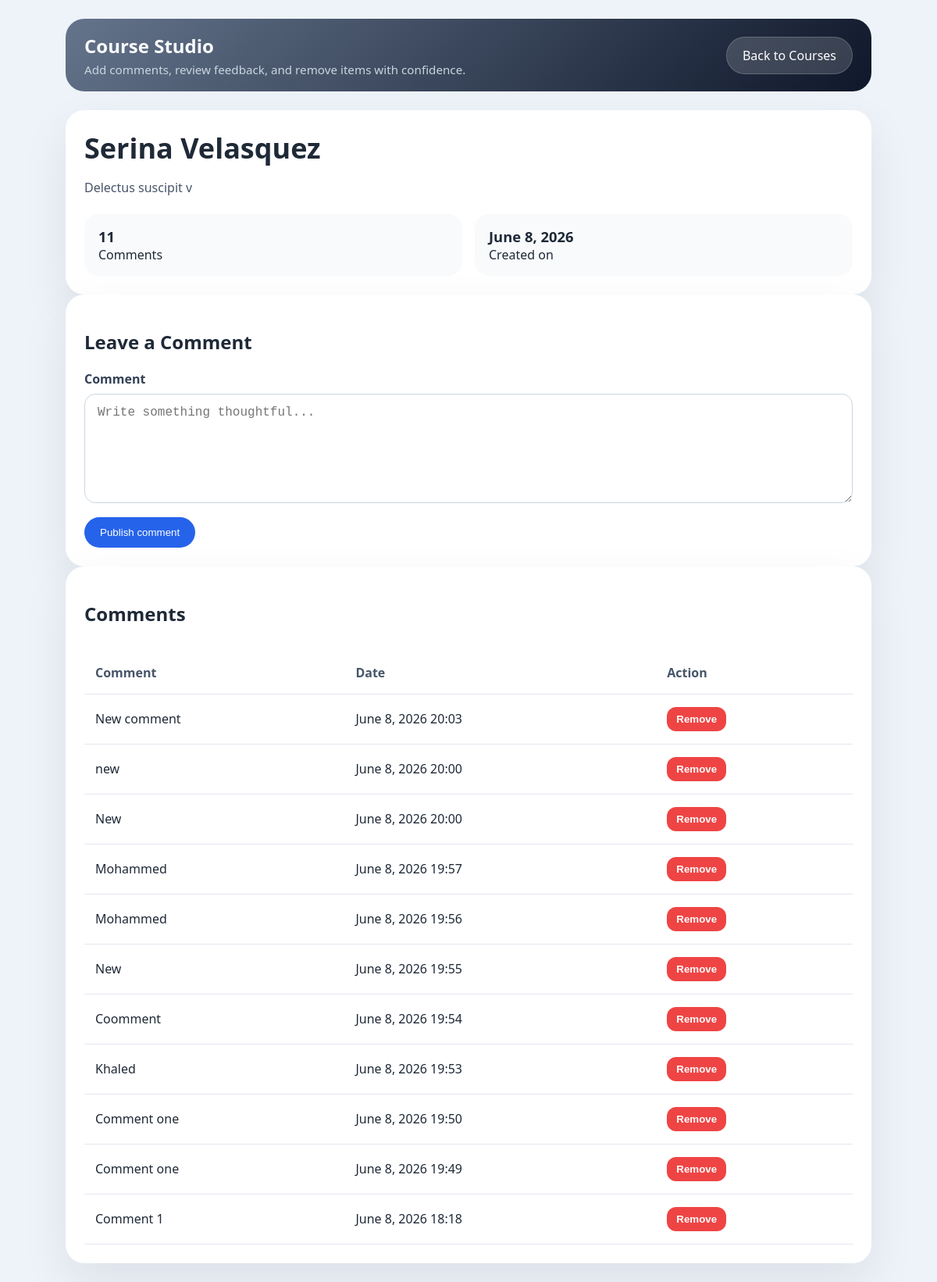
/comment/2, run on an earlier commit of the app's database.
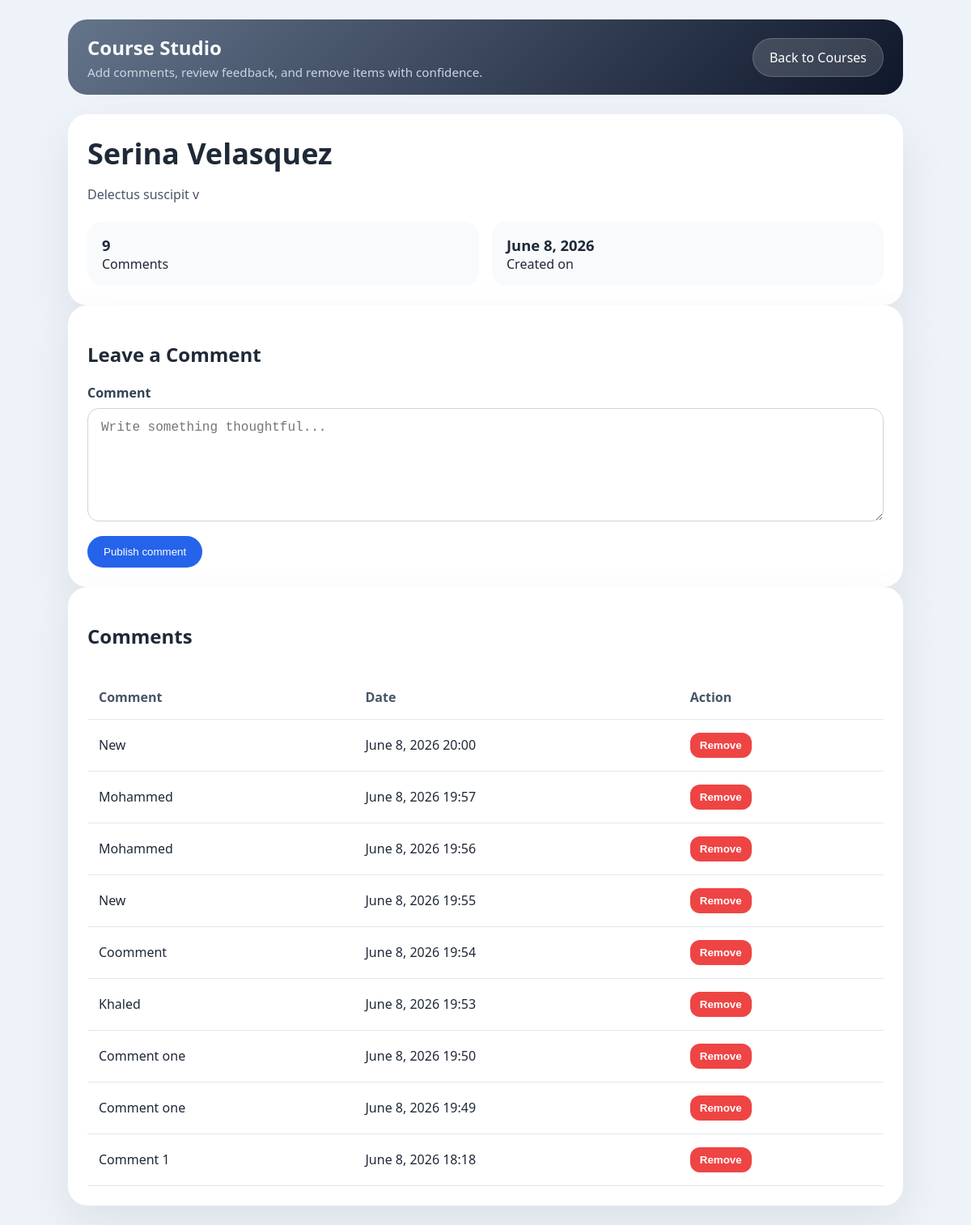
And on a later commit of the database.
### courses_app/models.py (models this page shows, shortened)
class Course(models.Model):
    name = models.CharField(max_length=100)
    date = models.DateField(auto_now_add=True)
    objects = CourseManager()

class CourseDescription(models.Model):
    course = models.OneToOneField(Course, on_delete=models.CASCADE)
    description = models.TextField()

class Comment(models.Model):
    course = models.ForeignKey(Course, on_delete=models.CASCADE, related_name='comments')
    content = models.TextField()
    date = models.DateTimeField(auto_now_add=True)

### courses_app/views.py (the view)
# urls.py: path('comment/<int:pk>', views.add_comment, name='add_comment'),
def add_comment(request, pk):
    course = Course.objects.get(pk=pk)
    description = CourseDescription.objects.get(course=course)
    comments = course.comments.order_by('-date')
    if request.method == 'POST':
        content = request.POST.get('content')
        course.comments.create(content=content)
        return redirect('add_comment', pk=pk)
    return render(request, 'course_detail.html', {
        'course': course,
        'description': description,
        'comments': comments,
    })

### courses_app/templates/course_detail.html (shortened to what this page needs)
<!DOCTYPE html>
<html lang="en">
  <head>
  </head>
  <body>
    <div class="page-shell">
      <header class="topbar">
        <div>
          <div class="brand">Course Studio</div>
          <div class="subtitle">Add comments, review feedback, and remove items with confidence.</div>
        </div>
        <a class="ghost" href="{% url 'course_list' %}">Back to Courses</a>
      </header>
      <section class="hero">
        <h1>{{ course.name }}</h1>
        <p class="description">{{ description.description }}</p>
        <div class="stats">
          <div class="stat-card">
            <strong>{{ comments|length }}</strong>
            Comments
          </div>
          <div class="stat-card">
            <strong>{{ course.date }}</strong>
            Created on
          </div>
        </div>
      </section>
      <section class="panel">
        <h2>Leave a Comment</h2>
        <form action="{% url 'add_comment' pk=course.pk %}" method="post">
          <div class="field">
            <label for="content">Comment</label>
            <textarea id="content" name="content" placeholder="Write something thoughtful..." required></textarea>
          </div>
          <button class="btn" type="submit">Publish comment</button>
        </form>
      </section>
      <section class="panel">
        <h2>Comments</h2>
        <div class="table-shell">
          <table>
            <thead>
              <tr>
                <th>Comment</th>
                <th>Date</th>
                <th>Action</th>
              </tr>
            </thead>
            <tbody>
              {% for comment in comments %}
                <tr id="comment-row-{{ comment.pk }}">
                  <td>{{ comment.content }}</td>
                  <td>{{ comment.date|date:'F j, Y H:i' }}</td>
                  <td>
                    <button type="button" class="comment-action delete-comment-button" data-delete-url="{% url 'delete_comment' pk=comment.pk %}" data-comment-id="{{ comment.pk }}">Remove</button>
                  </td>
                </tr>
              {% empty %}
                <tr>
                  <td colspan="3" style="padding: 24px; text-align: center; color: #64748b;">No comments yet — be the first to add one.</td>
                </tr>
              {% endfor %}
            </tbody>
          </table>
        </div>
      </section>
    </div>
  </body>
</html>

### courses_app/templates/course_detail.html (style rules this page uses)
:root { color-scheme: light; font-family: 'Segoe UI', Tahoma, Geneva, Verdana, sans-serif; background: #eef3f9; color: #1f2937; }
* { box-sizing: border-box; }
body { margin: 0; min-height: 100vh; }
.page-shell { max-width: 1080px; margin: 0 auto; padding: 24px; }
.topbar { display: flex; align-items: center; justify-content: space-between; gap: 16px; padding: 18px 24px; background: linear-gradient(135deg, #64748b, #0f172a); border-radius: 24px; color: #f8fafc; margin-bottom: 24px; }
.topbar .brand { font-size: 1.5rem; font-weight: 700; }
.topbar .subtitle { color: #cbd5e1; margin-top: 4px; font-size: 0.95rem; }
.btn, .ghost { border: none; border-radius: 999px; padding: 12px 20px; cursor: pointer; transition: transform 0.2s ease, box-shadow 0.2s ease, background-color 0.2s ease; text-decoration: none; display: inline-flex; align-items: center; justify-content: center; }
.btn { background: #2563eb; color: white; }
.ghost { background: rgba(248, 250, 252, 0.16); color: white; border: 1px solid rgba(255, 255, 255, 0.18); }
.hero, .panel { background: white; border-radius: 24px; padding: 24px; box-shadow: 0 24px 60px rgba(15, 23, 42, 0.08); }
.hero { grid-column: 1 / -1; }
.hero h1 { margin: 0 0 12px; font-size: clamp(2rem, 3vw, 3rem); }
.hero p.description { margin: 0; color: #475569; line-height: 1.75; }
.stats { display: flex; gap: 16px; margin-top: 20px; flex-wrap: wrap; }
.stat-card { background: #f8fafc; border-radius: 18px; padding: 16px 18px; flex: 1 1 180px; }
.stat-card strong { display: block; font-size: 1.15rem; }
form .field { display: grid; gap: 8px; margin-bottom: 18px; }
label { font-weight: 600; color: #334155; }
input, textarea { width: 100%; border: 1px solid #cbd5e1; border-radius: 14px; padding: 14px 16px; font-size: 1rem; color: #0f172a; }
textarea { min-height: 140px; resize: vertical; }
.table-shell { overflow-x: auto; }
table { width: 100%; border-collapse: collapse; margin-top: 12px; }
th, td { padding: 16px 14px; text-align: left; border-bottom: 1px solid #e2e8f0; }
th { color: #475569; font-weight: 700; }
.comment-action { display: inline-flex; align-items: center; gap: 8px; padding: 8px 12px; background: #ef4444; color: #fff; border: none; border-radius: 12px; font-weight: 700; cursor: pointer; }

What changed in the data, as far as the page shows it:
removed Comment: content "New comment", date "June 8, 2026 20:03"
removed Comment: content "new", date "June 8, 2026 20:00"
Also different on the page:
{{ comments|length }}: "11" → "9"
